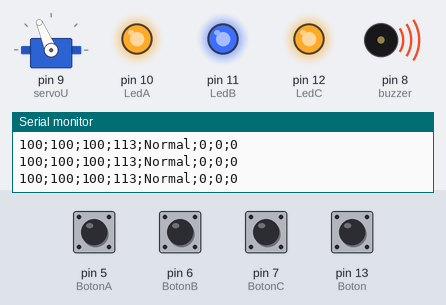
The sketch below on a simulated Arduino Uno, built with avr-gcc and run on an emulated ATmega328P. On the bench: servo, output pins drawn as LEDs (lit = HIGH), buzzer (waves = sounding, pin HIGH), the last lines printed to the serial monitor. Inputs (shaded band) come from the test bench; at power-on: pin 5 (BotonA), pin 6 (BotonB), pin 7 (BotonC), pin 13 (Boton) HIGH.

Above: at 1.2 s.
1.3 s: pin 7 (BotonC) pulled LOW for 0.15 s
At 2.3 s:
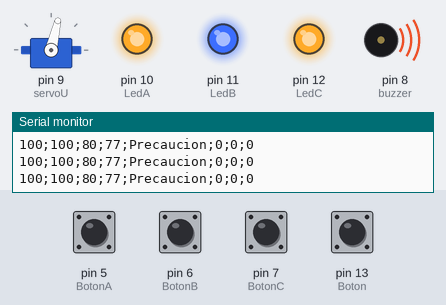
4.4 s: pin 5 (BotonA) pulled LOW for 1 s
At 5.2 s:
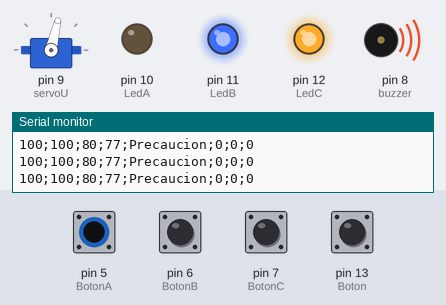
8.4 s: pin 6 (BotonB) pulled LOW for 0.15 s
At 10.6 s:
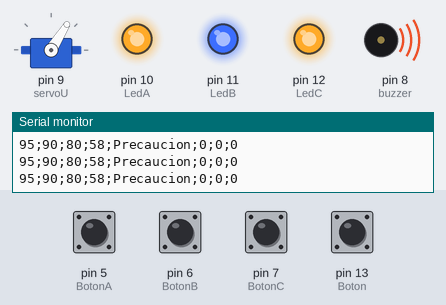
11.5 s: pin 6 (BotonB) pulled LOW for 1 s
At 12.35 s:
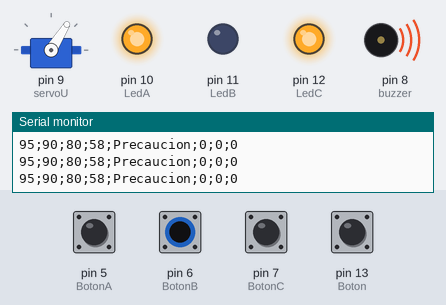
14.5 s: pin 5 (BotonA) pulled LOW for 0.15 s
At 14.61 s:
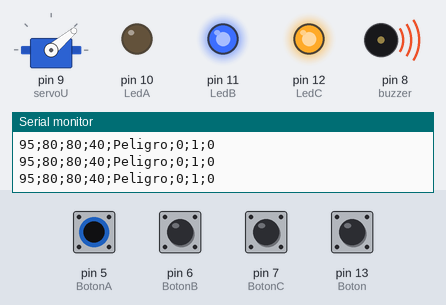
16.2 s: pin 7 (BotonC) pulled LOW for 1 s
At 18.1 s:
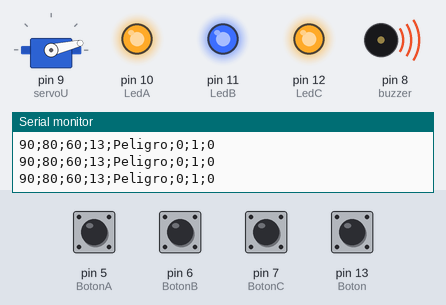
Timing chart, 0 to 48.8 s (numbered marks = the images above; inputs shaded):
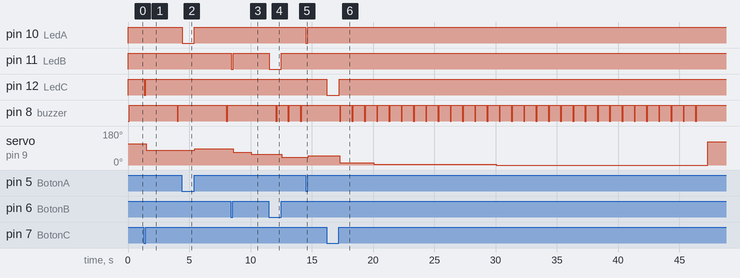

The sketch:

Arduino.ino
```cpp
#include <Servo.h>

#define buzzer 8
Servo servoU;

unsigned long myTime;
unsigned long myTimeA = 0;
unsigned long myTimeB;
unsigned long myTimeBB = 0;
unsigned long myTimeX = 0;

unsigned long myTimeP;
unsigned long myTimeF;

String estado = "";
int estabilidad = 113;
bool simulador;
bool normal = true;
bool pausa = false;
bool alerta = false;
bool perdiste = false;
bool sumar = true;

int BarrilA = 100;
int BotonA = 5;
int LedA = 10;
bool flagA = false;

int BarrilB = 100;
int BotonB = 6;
int LedB = 11;
bool flagB = false;

int BarrilC = 100;
int BotonC = 7;
int LedC = 12;
bool flagC = false;

int Boton = 13;
bool flag = false;

void setup()
{
  Serial.begin(9600);
  servoU.attach(9);
  pinMode(5, INPUT);
  pinMode(6, INPUT);
  pinMode(7, INPUT);
  pinMode(13, INPUT);
  pinMode(10, OUTPUT);
  pinMode(11, OUTPUT);
  pinMode(12, OUTPUT);
  pinMode(buzzer, OUTPUT);
  digitalWrite(buzzer, HIGH);
}

void loop()
{
  myTime = millis();
  myTimeB = millis();

  servoU.write(estabilidad);

  if (!pausa && !perdiste)
  {
    aumentar();
    clasificar();
    pulsadores();
    estabilizar();
  }

  //Pausa
  if (millis() - myTimeP >= 30000)
  {
    pausa = false;
  }
  muted();
  lose();

  Serial.print(BarrilA); Serial.print(";");
  Serial.print(BarrilB); Serial.print(";");
  Serial.print(BarrilC); Serial.print(";");
  Serial.print(estabilidad); Serial.print(";");
  Serial.print(estado); Serial.print(";");
  Serial.print(pausa); Serial.print(";");
  Serial.print(alerta); Serial.print(";");
  Serial.print(perdiste); Serial.println("");
}

void aumentar()
{
  if (myTime - myTimeA >= 10000)
  {
    if (estabilidad >= 0 && estabilidad <= 135)
    {
      myTimeA = myTime;
      estabilidad -= 10;
    }
    else if (estabilidad >= 136 && estabilidad <= 180)
    {
      myTimeA = myTime;
      estabilidad += 10;
    }
  }
}

void clasificar()
{
  if (estabilidad <= 180 && estabilidad >= 136) //Bajo Nivel
  {
    estado = "Bajo Nivel";
    if (myTimeB - myTimeBB >= 8000)
    {
      myTimeBB = myTimeB;
      digitalWrite(buzzer, LOW);
    }
    normal = true;
  }
   if (estabilidad <= 135 && estabilidad >= 91 && normal) //Normal
  {
    estado = "Normal";
    digitalWrite(buzzer, LOW);
    normal = false;
  }
   if (estabilidad <= 90 && estabilidad >= 46) //Precaución
  {
    estado = "Precaucion";
    if (myTimeB - myTimeBB >= 4000)
    {
      myTimeBB = myTimeB;
      digitalWrite(buzzer, LOW);
    }
    normal = true;
  }
   if (estabilidad <= 45 && estabilidad >= 0) //Peligro
  {
    estado = "Peligro";
    if (myTimeB - myTimeBB >= 1000)
    {
      myTimeBB = myTimeB;
      digitalWrite(buzzer, LOW);
    }
    normal = true;
  }
}

void pulsadores()
{
  if (digitalRead(BotonA) == LOW) //Pulsador A
  {
    digitalWrite(LedA, LOW);
    flagA = true;
  }else{
    digitalWrite(LedA, HIGH);
    if (flagA)
    {
      if (BarrilA > 0 && estabilidad < 180)
      {
        estabilidad += 9;
        BarrilA -= 5;
      }
      flagA = false;
    }
  }

  if (digitalRead(BotonB) == LOW) //Pulsador B
  {
    digitalWrite(LedB, LOW);
    flagB = true;
  }else{
    digitalWrite(LedB, HIGH);
    if (flagB)
    {
      if (BarrilB > 0 && estabilidad > 0)
      {
        estabilidad -= 18;
        BarrilB -= 10;
      }
      flagB = false;
    }
  }

  if (digitalRead(BotonC) == LOW) //Pulsador C
  {
    digitalWrite(LedC, LOW);
    flagC = true;
  }else{
    digitalWrite(LedC, HIGH);
    if (flagC)
    {
      if (BarrilB > 0 && estabilidad > 0)
      {
        estabilidad -= 36;
        BarrilC -= 20;
      }
      flagC = false;
    }
  }

  if (digitalRead(Boton) == LOW) //Pulsador
  {
    flag = true;
  }else{
    if (flag)
    {
      pausa = true;
      myTimeP = millis();
      flag = false;
    }
  }
}

void lose()
{
  if (pausa)
  {
    alerta = false;
  }

  if ((estado == "Bajo Nivel" || estado == "Peligro") && !alerta)
  {
    myTimeF = millis();
    alerta = true;
  }
  else if ((estado == "Normal" || estado == "Precaucion") && alerta)
  {
    alerta = false;
  }

  if (millis() - myTimeF >= 30000 && alerta)
  {
    perdiste = true;
  }

  if (perdiste && digitalRead(Boton) == HIGH)
  {
    estabilidad = 123;
    BarrilA = 100;
    BarrilB = 100;
    BarrilC = 100;
    flag = false;
    alerta = false;
    perdiste = false;
  }
}

void estabilizar()
{
  if (estabilidad > 180)
  {
    estabilidad = 180;
  }
  if (estabilidad < 0)
  {
    estabilidad = 0;
  }
}

void muted()
{
  if (digitalRead(buzzer) == LOW)
  {
    myTimeX = myTimeBB;
    if (myTimeB - myTimeX >= 100)
    {
      digitalWrite(buzzer, HIGH);
    }
  }
}
```

Measured:
- after the input at 1.3 s, pin 12 (LedC): HIGH → LOW at once, → HIGH 0.16 s later; pin 8 (buzzer): HIGH → LOW after 2.7 s, → HIGH 0.10 s later; servo on pin 9 (servoU): 113° → 77° after 0.19 s
- after the input at 4.4 s, pin 10 (LedA): HIGH → LOW at once, → HIGH 1.0 s later; servo on pin 9 (servoU): 77° → 86° after 1.1 s
- after the input at 8.4 s, pin 11 (LedB): HIGH → LOW at once, → HIGH 0.16 s later; servo on pin 9 (servoU): 86° → 68° after 0.21 s, → 58° 1.4 s later
- after the input at 11.5 s, pin 11 (LedB): HIGH → LOW at once, → HIGH 1.0 s later; servo on pin 9 (servoU): 58° → 40° after 1.0 s
- after the input at 14.5 s, pin 10 (LedA): HIGH → LOW at once, → HIGH 0.17 s later; pin 8 (buzzer): stops changing and stays HIGH; servo on pin 9 (servoU): 40° → 49° after 0.20 s
- after the input at 16.2 s, pin 12 (LedC): HIGH → LOW at once, → HIGH 1.0 s later
